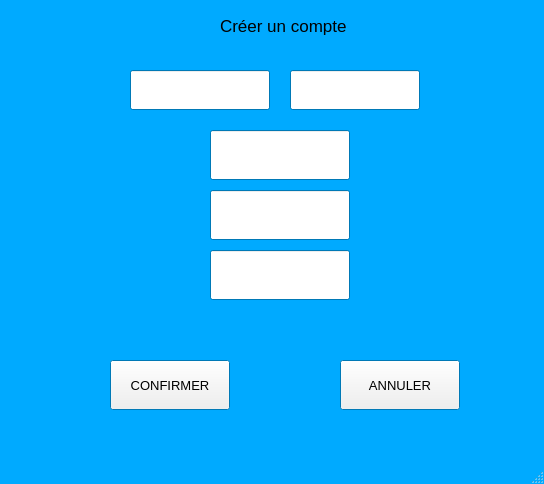
<?xml version="1.0" encoding="UTF-8"?>
<ui version="4.0">
 <class>MainWindow</class>
 <widget class="QMainWindow" name="MainWindow">
  <property name="geometry">
   <rect>
    <x>0</x>
    <y>0</y>
    <width>544</width>
    <height>484</height>
   </rect>
  </property>
  <property name="palette">
   <palette>
    <active>
     <colorrole role="Base">
      <brush brushstyle="SolidPattern">
       <color alpha="255">
        <red>255</red>
        <green>255</green>
        <blue>255</blue>
       </color>
      </brush>
     </colorrole>
     <colorrole role="Window">
      <brush brushstyle="SolidPattern">
       <color alpha="255">
        <red>0</red>
        <green>170</green>
        <blue>255</blue>
       </color>
      </brush>
     </colorrole>
    </active>
    <inactive>
     <colorrole role="Base">
      <brush brushstyle="SolidPattern">
       <color alpha="255">
        <red>255</red>
        <green>255</green>
        <blue>255</blue>
       </color>
      </brush>
     </colorrole>
     <colorrole role="Window">
      <brush brushstyle="SolidPattern">
       <color alpha="255">
        <red>0</red>
        <green>170</green>
        <blue>255</blue>
       </color>
      </brush>
     </colorrole>
    </inactive>
    <disabled>
     <colorrole role="Base">
      <brush brushstyle="SolidPattern">
       <color alpha="255">
        <red>0</red>
        <green>170</green>
        <blue>255</blue>
       </color>
      </brush>
     </colorrole>
     <colorrole role="Window">
      <brush brushstyle="SolidPattern">
       <color alpha="255">
        <red>0</red>
        <green>170</green>
        <blue>255</blue>
       </color>
      </brush>
     </colorrole>
    </disabled>
   </palette>
  </property>
  <property name="font">
   <font>
    <pointsize>10</pointsize>
   </font>
  </property>
  <property name="windowTitle">
   <string>MainWindow</string>
  </property>
  <widget class="QWidget" name="centralwidget">
   <widget class="QLabel" name="Titre2">
    <property name="geometry">
     <rect>
      <x>220</x>
      <y>0</y>
      <width>221</width>
      <height>51</height>
     </rect>
    </property>
    <property name="font">
     <font>
      <pointsize>13</pointsize>
     </font>
    </property>
    <property name="text">
     <string>Créer un compte</string>
    </property>
   </widget>
   <widget class="QLineEdit" name="Nom2">
    <property name="geometry">
     <rect>
      <x>130</x>
      <y>70</y>
      <width>140</width>
      <height>40</height>
     </rect>
    </property>
    <property name="text">
     <string/>
    </property>
   </widget>
   <widget class="QLineEdit" name="Prenom2">
    <property name="geometry">
     <rect>
      <x>290</x>
      <y>70</y>
      <width>130</width>
      <height>40</height>
     </rect>
    </property>
    <property name="text">
     <string/>
    </property>
   </widget>
   <widget class="QLineEdit" name="Id2">
    <property name="geometry">
     <rect>
      <x>210</x>
      <y>190</y>
      <width>140</width>
      <height>50</height>
     </rect>
    </property>
    <property name="text">
     <string/>
    </property>
   </widget>
   <widget class="QLineEdit" name="Mail2">
    <property name="geometry">
     <rect>
      <x>210</x>
      <y>130</y>
      <width>140</width>
      <height>50</height>
     </rect>
    </property>
    <property name="text">
     <string/>
    </property>
   </widget>
   <widget class="QLineEdit" name="MDP2">
    <property name="geometry">
     <rect>
      <x>210</x>
      <y>250</y>
      <width>140</width>
      <height>50</height>
     </rect>
    </property>
    <property name="text">
     <string/>
    </property>
   </widget>
   <widget class="QPushButton" name="Confirmer2">
    <property name="geometry">
     <rect>
      <x>110</x>
      <y>360</y>
      <width>120</width>
      <height>50</height>
     </rect>
    </property>
    <property name="text">
     <string>CONFIRMER</string>
    </property>
   </widget>
   <widget class="QPushButton" name="Annuler2">
    <property name="geometry">
     <rect>
      <x>340</x>
      <y>360</y>
      <width>120</width>
      <height>50</height>
     </rect>
    </property>
    <property name="text">
     <string>ANNULER</string>
    </property>
   </widget>
  </widget>
  <widget class="QMenuBar" name="menubar">
   <property name="geometry">
    <rect>
     <x>0</x>
     <y>0</y>
     <width>544</width>
     <height>20</height>
    </rect>
   </property>
  </widget>
  <widget class="QStatusBar" name="statusbar"/>
 </widget>
 <resources/>
 <connections/>
</ui>
